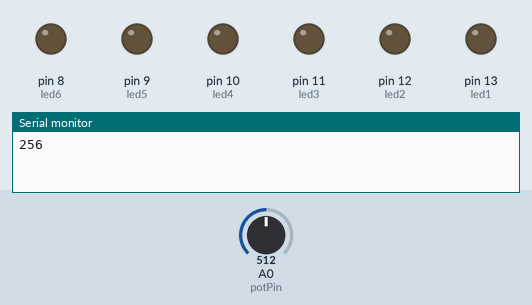
Recording of a sketch running on a simulated Arduino Uno, built with avr-gcc and run on an emulated ATmega328P. Parts: output pins drawn as LEDs (lit = HIGH), the last lines printed to the serial monitor. Dashed ring = blinking. The test bench sets the inputs (shaded band); at power-on: A0 (potPin) = 512.

Above: at 1.2 s.
1.3 s: A0 (potPin) set to 0
4.3 s: A0 (potPin) set to 3
7.3 s: A0 (potPin) set to 716
At 7.49 s:
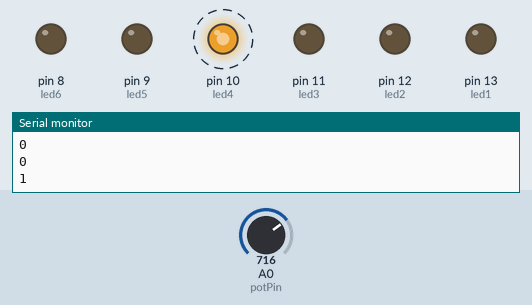
10.3 s: A0 (potPin) set to 511
At 11.16 s:
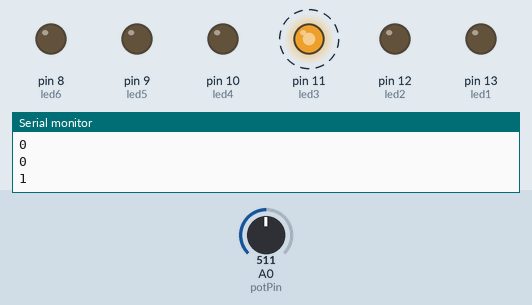
13.3 s: A0 (potPin) set to 900
At 14.0 s:
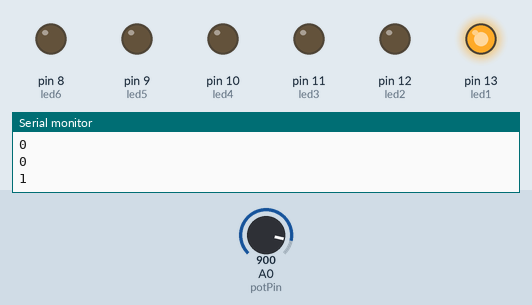
Timing chart, 0 to 17.3 s (numbered marks = the images above; inputs shaded):
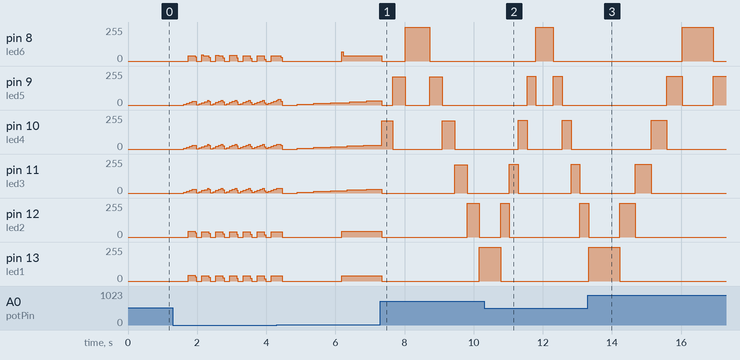

Measured:
- after the input at 1.3 s, pin 8 (led6): ramps from 46/255 to 0/255 and jumps back, once every 0.40 s; pin 12 (led2): ramps from 44/255 to 0/255 and jumps back, once every 0.40 s; pin 13 (led1): ramps from 42/255 to 0/255 and jumps back, once every 0.40 s

The sketch:

Tarea-Logica-Digital.ino
```cpp
// Tarea Bulce con Potenciometro

// Inicializacion de variables

int led1 = 13;
int led2 = 12;
int led3 = 11;
int led4 = 10;
int led5 = 9;
int led6 = 8;
int potPin = 0;

void setup()

{
  pinMode(led1, OUTPUT);
  pinMode(led2, OUTPUT);
  pinMode(led3, OUTPUT);
  pinMode(led4, OUTPUT);
  pinMode(led5, OUTPUT);
  pinMode(led6, OUTPUT);
  Serial.begin(9600);

}

void loop()

{

  Serial.println(delayValue());

  // Bucle de icremento del brillo

  for(int brillo = 0; brillo <= 255; brillo++){

  	analogWrite(led1, brillo);
    delay(delayValue());
    analogWrite(led1,LOW);

    analogWrite(led2, brillo);
    delay(delayValue());
    analogWrite(led2,LOW);

    analogWrite(led3, brillo);
    delay(delayValue());
    analogWrite(led3,LOW);

    analogWrite(led4, brillo);
    delay(delayValue());
    analogWrite(led4,LOW);

    analogWrite(led5, brillo);
    delay(delayValue());
    analogWrite(led5,LOW);

    analogWrite(led6, brillo);
    delay(delayValue());
    analogWrite(led6,LOW);

    analogWrite(led6, brillo);
    delay(delayValue());
    analogWrite(led6,LOW);

    analogWrite(led5, brillo);
    delay(delayValue());
    analogWrite(led5,LOW);

    analogWrite(led4, brillo);
    delay(delayValue());
    analogWrite(led4,LOW);

    analogWrite(led3, brillo);
    delay(delayValue());
    analogWrite(led3,LOW);

    analogWrite(led2, brillo);
    delay(delayValue());
    analogWrite(led2,LOW);

    analogWrite(led1, brillo);
    delay(delayValue());
    analogWrite(led1,LOW);

  }

}

// Funcion Calculo del Retardo

int delayValue(){

  int v;
  v = analogRead(potPin);
  v = v/2;

  return v;


}
```
